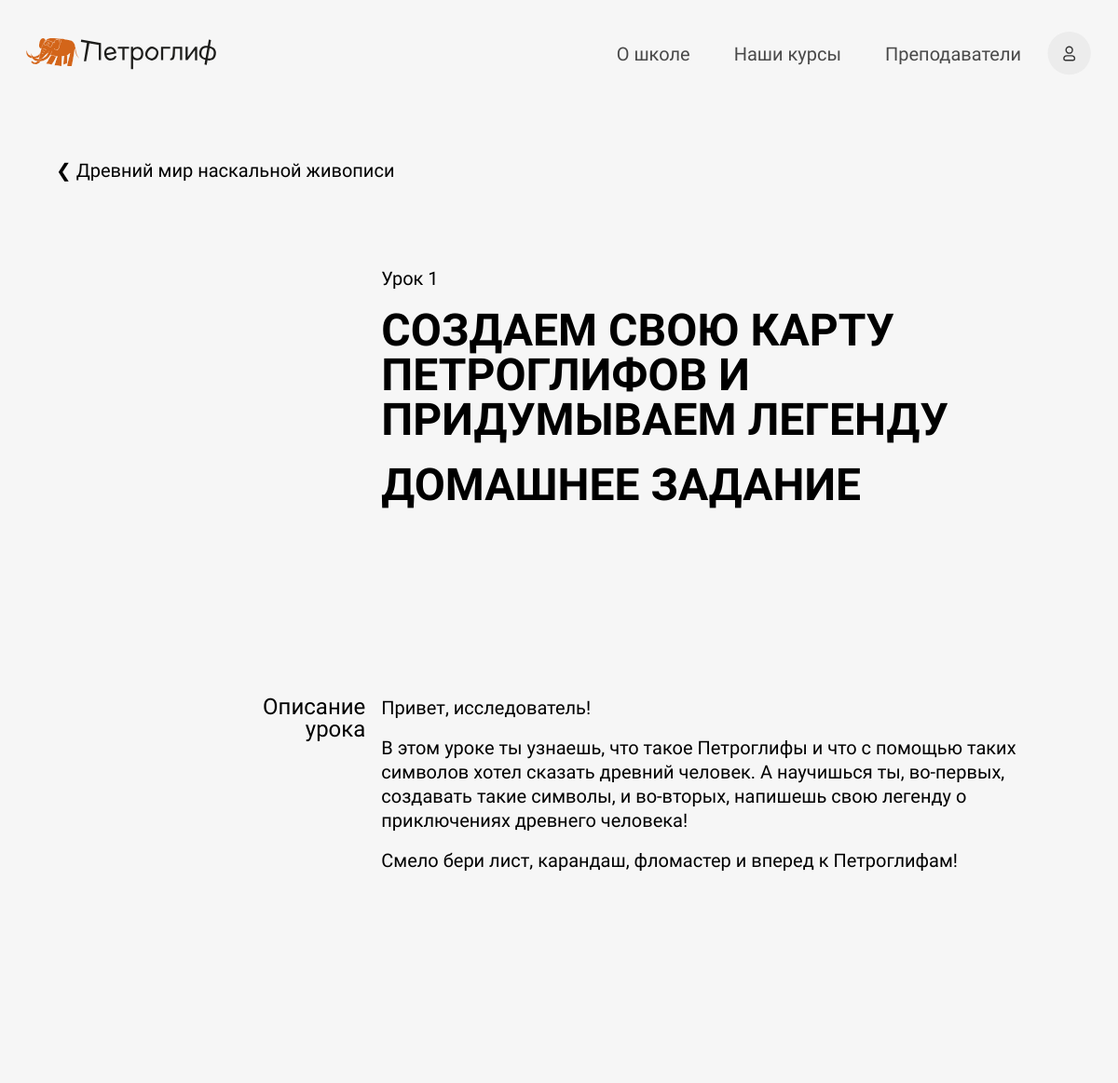
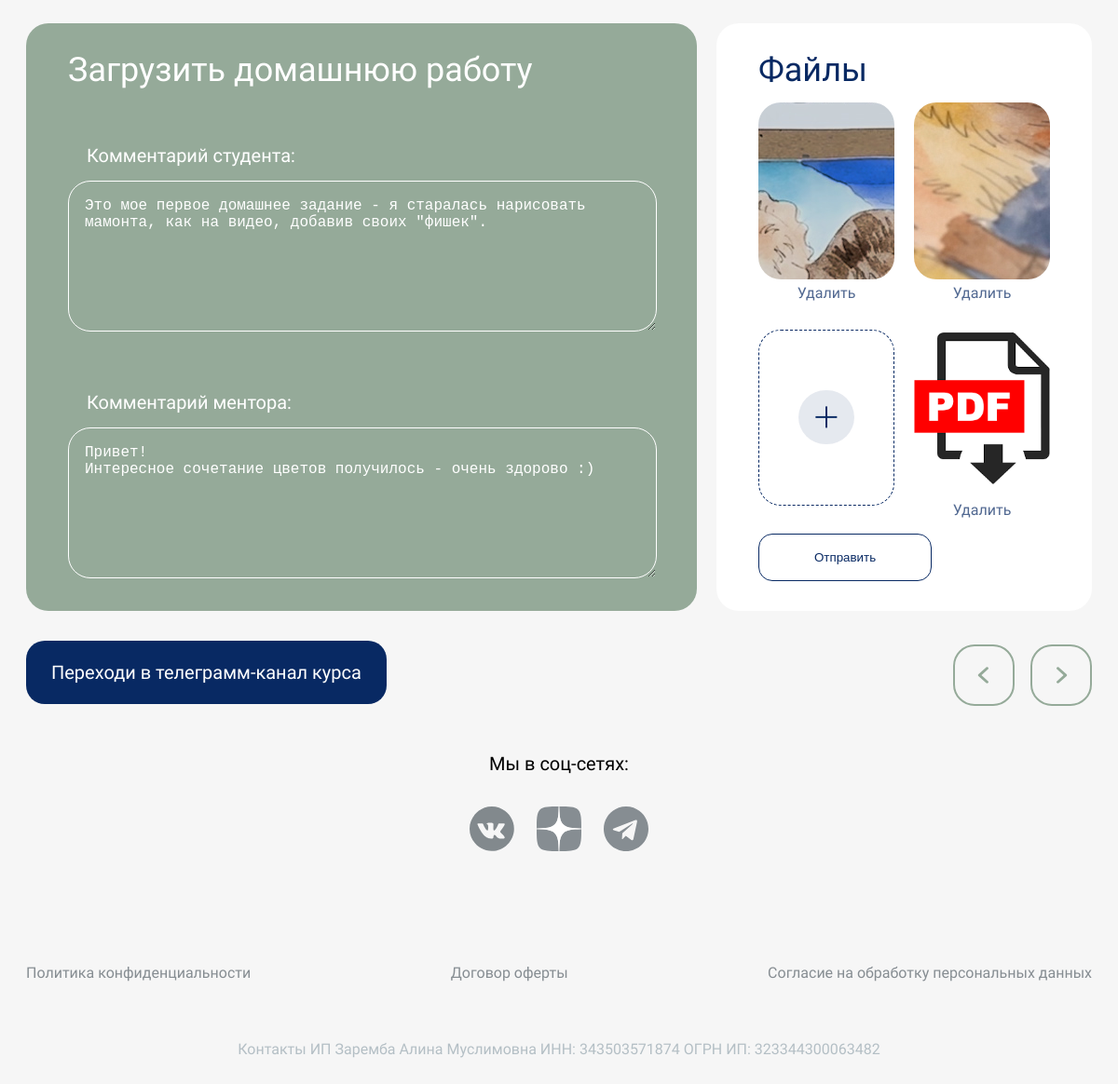
Page /self-account/lesson/first-course/1/1/ (signed in) on the committed database (2 pictures, top to bottom).
### mainapp/models.py (models this page shows, shortened)
class Course(models.Model):
    class CourseCategory(models.TextChoices):
        ART = ("ART", "ИСКУССТВО")
        DESIGN = ("DESIGN", "ДИЗАЙН")
        SOFT_SKILLS = ("SOFT_SKILLS", "SOFT SKILLS")
    id = models.UUIDField(default=uuid4, primary_key=True)
    title = models.CharField(verbose_name="Название курса", max_length=150)
    slug = models.SlugField(verbose_name="URL", max_length=200, unique=True, blank=True, null=True)
    category = models.CharField(verbose_name="Категория курса", max_length=11, choices=CourseCategory.choices)
    note = models.CharField(verbose_name="Цель курса", max_length=200, blank=True)
    description = models.TextField(verbose_name="Описание курса", blank=True)
    price = models.IntegerField(verbose_name="Стоимость курса")
    image = models.ImageField(verbose_name="Изображение", blank=True, null=True, upload_to="сourses_images")
    talents = models.ManyToManyField(Talent, verbose_name="Навыки, которые дает курс", related_name="courses")
    benefits = models.ManyToManyField(Benefit, verbose_name="Польза курса", related_name="courses")
    duration = models.CharField(verbose_name="Продолжительность курса", max_length=25, blank=True)
    age_group = models.CharField(verbose_name="Возрастная группа", max_length=25, blank=True)
    tools = models.TextField(verbose_name="Необходимые материалы и инструменты для курса", blank=True)
    preparation = models.ForeignKey(Preparation, verbose_name="Уровень подготовки", on_delete=models.CASCADE,
                                    null=True, related_name="courses")
    filling = models.TextField(verbose_name="Наполнение курса", blank=True)
    mentors = models.ManyToManyField(Mentor, verbose_name="Менторы", related_name="courses")
    question_lessons_features = models.TextField(verbose_name="Как проходят занятия на курсе?")
    question_access_duration = models.TextField(verbose_name="На сколько по времени доступен курс?")
    question_homework = models.TextField(verbose_name="Что насчет домашнего задания?")
    question_joining_telegram_chat = models.TextField(verbose_name="Что я получу, вступив в телеграм-канал курса?")
    question_paid_no_access = models.TextField(verbose_name="Я оплатил и не получил доступ к курсу")
    telegram_channel_link = models.URLField(verbose_name="Ссылка на тг-канал", blank=True, null=True)
    on_sale = models.BooleanField(verbose_name="В продаже", default = False)
    is_popular = models.BooleanField(verbose_name="Популярный", default=False)
    created_at = models.DateTimeField(verbose_name='Создан', auto_now_add=True)
    updated_at = models.DateTimeField(verbose_name='Обновлен', auto_now=True)
    deleted = models.BooleanField(verbose_name="Удален", default=False)
    class Meta:
        verbose_name = "Курс"
        verbose_name_plural = "Курсы"
        ordering = ["title"]

class Lesson(models.Model):
    class LessonType(models.TextChoices):
        ONLINE_LESSON = ("Online lesson", "Онлайн-урок")
        VIDEO_LESSON = ("Video lesson", "Видеоурок")
    id = models.UUIDField(default=uuid4, primary_key=True)
    title = models.CharField(verbose_name="Название урока", max_length=150)
    number = models.IntegerField(verbose_name="Номер урока")
    course = models.ForeignKey(Course, verbose_name="Курс", on_delete=models.CASCADE, related_name="lessons")
    type = models.CharField(verbose_name="Тип урока", max_length=13, choices=LessonType.choices)
    lesson_goal = models.TextField(verbose_name="Цель урока", blank=True)
    new_skill = models.TextField(verbose_name="Чему научится ребенок", blank=True)
    materials = models.TextField(verbose_name="Что нужно для урока", blank=True)
    image = models.ImageField(verbose_name="Изображение", blank=True, null=True, upload_to="lessons_img/")
    description = models.TextField(verbose_name="Описание урока", blank=True)
    video_file = models.FileField(verbose_name="Видео в записи", blank=True, null=True,
                                  upload_to="lessons_videos/")
    pdf_file = models.FileField(verbose_name="Дополнительный файл", blank=True, null=True,
                                upload_to="lessons_files/")
    link = models.CharField(verbose_name="Ссылка на онлайн-урок", max_length=150, blank=True)
    lesson_date = models.DateTimeField(verbose_name="Дата онлайн-урока", blank=True, null=True)
    created_at = models.DateTimeField(verbose_name='Создан', auto_now_add=True)
    updated_at = models.DateTimeField(verbose_name='Обновлен', auto_now=True)
    deleted = models.BooleanField(verbose_name="Удален", default=False)
    class Meta:
        verbose_name = "Урок"
        verbose_name_plural = "Уроки"
        ordering = ["course", "number"]

class StudentsHomework(models.Model):
    id = models.UUIDField(default=uuid4, primary_key=True)
    lesson = models.ForeignKey(Lesson, verbose_name="Урок", on_delete=models.CASCADE, null=True,
                               related_name="studenthomework")
    student = models.ForeignKey(settings.AUTH_USER_MODEL, verbose_name="Студент", on_delete=models.CASCADE,
                                related_name="studenthomework")
    image1 = models.ImageField(verbose_name="Изображение", blank=True, null=True, upload_to="homework_files/")
    image2 = models.ImageField(verbose_name="Изображение", blank=True, null=True, upload_to="homework_files/")
    image3 = models.ImageField(verbose_name="Изображение", blank=True, null=True, upload_to="homework_files/")
    pdf_file = models.FileField(verbose_name="Дополнительный файл", blank=True, null=True,
                                upload_to="homework_files/")
    comment_student = models.TextField(verbose_name="Комментарий студента", blank=True)
    comment_mentor = models.TextField(verbose_name="Комментарий ментора", blank=True)
    class Meta:
        verbose_name = "Домашнее задание студента"
        verbose_name_plural = "Домашние задания студентов"

### mainapp/views.py (the view, shortened to what this page needs)
# urls.py: path('self-account/lesson/<str:slug>/<int:number>/<int:hw>/', main_views.view_self_account_course_lesson, name='self-account-lesson'),
def view_self_account_course_lesson(request, slug, number, hw):
    current_user = request.user
    if current_user.is_authenticated:
        course = current_user.courses.filter(slug=slug)
        if course:
            student_course = mainapp_models.StudentCourse.objects.filter(Q(user=current_user) & Q(course=course[0]))
            student_course = student_course[0]
            lesson = course[0].lessons.filter(number=number)[0]
            lesson_desc = lesson.description.split('\n')
            lesson_count = course[0].lessons.count()
            btn_l = ''
            btn_r = ''
            if number == 1:
                if hw == 0:
                    btn_l = f'/self-account/lesson_zero/{slug}/'
                    btn_r = f'/self-account/lesson/{slug}/{number}/1/'
                else:
                    btn_l = f'/self-account/lesson/{slug}/{number}/0/'
                    btn_r = f'/self-account/lesson/{slug}/{number + 1}/0/'
            if number == lesson_count:
                if hw == 0:
                    btn_l = f'/self-account/lesson/{slug}/{number - 1}/1/'
                    btn_r = f'/self-account/lesson/{slug}/{number}/1/'
                else:
                    btn_l = f'/self-account/lesson/{slug}/{number}/0/'
            if request.method == 'POST':
                student_homework = save_homework_files(request, lesson, current_user)
            else:
                student_homework = mainapp_models.StudentsHomework.objects.filter(Q(lesson=lesson) & Q(student=current_user)).first()
            context = {'user': current_user,
                       'studentCourse': student_course,
                       'lesson': lesson,
                       'course': course[0],
                       'hw': hw,
                       'lesson_desc': lesson_desc,
                       'student_homework': student_homework,
                       'btn_l': btn_l,
                       'btn_r': btn_r,
                       }
            if student_course.lesson_number == number:
                student_course.lesson_number = number + 1
                student_course.save()
            return render(request, 'mainapp/user_lesson.html', context)
        else:
            messages.error(request, 'У Вас нет такого курса!')
            return redirect('index')
    messages.error(request, 'Для данных действий необходимо авторизоваться')
    return redirect('index')

### authapp/auth.py (called while the page is built)
    def get_user(self, user_id):
        try:
            return User.objects.get(pk=user_id)
        except User.DoesNotExist:
            return None

### mainapp/templates/mainapp/user_lesson.html (shortened to what this page needs)
{% extends "mainapp/base.html" %}
{% block content %}
    {% if hw == 0 %}
        {% include "mainapp/parts_pages/account_lesson.html" %}
    {% else %}
        {% include "mainapp/parts_pages/account_lesson_hw.html" %}
    {% endif %}
{% endblock %}

### mainapp/templates/mainapp/parts_pages/account_lesson_hw.html (shortened to what this page needs)
{% load static %}
<div class="site-box">
    <h1 class="section__title">
        <a href="/self-account/course/{{ course.slug }}/">&#10094  {{ course.title }}</a>
    </h1>
</div>
<div class="site-box">
    <div class="account__les-container">
        <div></div>
        <div class="account__les-title">
            <p>Урок {{ lesson.number }}</p>
            <h1>{{ lesson.title }}</h1>
            <h1>ДОМАШНЕЕ ЗАДАНИЕ</h1>
        </div>
        <div></div>
        <div class="account__les-zero-space"></div>
        <div class="account__les-desc-title">Описание<br>урока</div>
        <div class="account__les-desc">
            {% for desc in lesson_desc %}
                <p>{{ desc }}</p>
            {% endfor %}
        </div>
        <div></div>
        <div class="account__les-zero-space"></div>
    </div>
    <form class="account__les-hw" enctype="multipart/form-data" method="post">
        <div class="account__les-hw-comment">
            <h1>Загрузить домашнюю работу</h1>
            <div>
                <p class="account__les-hw-comment-p">Комментарий студента:</p>
                <p><textarea name="comment_student" rows="7">{{ student_homework.comment_student }}</textarea></p>
            </div>
            <div>
                <p class="account__les-hw-comment-p">Комментарий ментора:</p>
                <p><textarea name="comment_mentor" rows="7">{{ student_homework.comment_mentor }}</textarea></p>
            </div>
        </div>
        <div class="account__les-hw-file">
            <h1>Файлы</h1>
            <div class="account__les-hw-files">
                {% if student_homework.image1 %}
                    <div class="account__les-hw-files-b">
                        <div class=account__les-hw-file-ib>
                            <img src="/media/{{ student_homework.image1 }}" alt="" id=account__les-hw-file-1ii>
                        </div>
                        <a href="/self-account/lesson_delete_img/{{ course.slug }}/{{ lesson.number }}/{{ student_homework.image1 }}/" class=account__les-hw-file-ib-a>Удалить</a>
                    </div>
                {% else %}
                    <div>
                        <label for=account__les-hw-file-1f id=account__les-hw-file-1l></label>
                        <input type=file id=account__les-hw-file-1f name="image1">
                    </div>
                {% endif %}
                {% if student_homework.image2 %}
                    <div class="account__les-hw-files-b">
                        <div class=account__les-hw-file-ib>
                            <img src="/media/{{ student_homework.image2 }}" alt="" id=account__les-hw-file-2ii>
                        </div>
                        <a href="/self-account/lesson_delete_img/{{ course.slug }}/{{ lesson.number }}/{{ student_homework.image2 }}/" class=account__les-hw-file-ib-a>Удалить</a>
                    </div>
                {% else %}
                    <div>
                        <label for=account__les-hw-file-2f id=account__les-hw-file-2l></label>
                        <input type=file id=account__les-hw-file-2f name="image2">
                    </div>
                {% endif %}
                {% if student_homework.image3 %}
                    <div class="account__les-hw-files-b">
                        <div class=account__les-hw-file-ib>
                            <img src="/media/{{ student_homework.image3 }}" alt="" id=account__les-hw-file-3ii>
                        </div>
                        <a href="/self-account/lesson_delete_img/{{ course.slug }}/{{ lesson.number }}/{{ student_homework.image3 }}/" class=account__les-hw-file-ib-a>Удалить</a>
                    </div>
                {% else %}
                    <div>
                        <label for=account__les-hw-file-3f id=account__les-hw-file-3l></label>
                    </div>
                {% endif %}
                {% if student_homework.pdf_file %}
                    <div class="account__les-hw-files-b">
                        <div id=account__les-hw-file-pb>
                            <img src="{% static 'img/pdf.png' %}" alt="" id=account__les-hw-file-pi style="background-size: 87%;">
                        </div>
                        <a href="/self-account/lesson_delete_img/{{ course.slug }}/{{ lesson.number }}/{{ student_homework.pdf_file }}/" class=account__les-hw-file-ib-a>Удалить</a>
                    </div>
                {% else %}
                    <div>
                        <label for=account__les-hw-file-pdf id=account__les-hw-file-pdfl></label>
                        <input type=file id=account__les-hw-file-pdf name="pdf_file">
                    </div>
                {% endif %}
            </div>
            <input type="submit" value="Отправить" class="account__les-hw-submit">
        </div>
    </form>
    <div class="account__les-btns">
        <a class="account__les-tg" href="{{ course.telegram_channel_link }}">tg</a>
        <div class="account__les-btns-lr">
            {% if btn_l == '' %}
            <a href="{{ btn_l }}"><div class="account__les-btn-l"></div></a>
            {% else %}
            <a href="{{ btn_l }}"><div class="account__les-btn-l account__les-btn-l-active"></div></a>
            {% endif %}
            {% if btn_r == '' %}
            <a href="{{ btn_r }}"><div class="account__les-btn-r"></div></a>
            {% else %}
            <a href="{{ btn_r }}"><div class="account__les-btn-r account__les-btn-r-active"></div></a>
            {% endif %}
        </div>
    </div>
</div>

### mainapp/static/css/index.css (style rules this page uses)
* { margin: 0; padding: 0; }
body { font-family: 'Onest', sans-serif; font-size: 16px; font-weight: 300; line-height: 1; background: #F6F6F6; }
.site-box { max-width: 1224px; min-width: 347px; padding: 0 clamp(14px, 3vw, 28px); margin: 0 auto; font-weight: 400; }
.section__title { color: #0D161B; font-size: clamp(2.375rem, 4vw, 3.5rem); font-weight: 400; text-transform: uppercase; padding: clamp(40px, 6vw, 100px) calc(clamp(40px, 6vw, 76px) - 40px) clamp(40px, 6vw, 80px); }

### rows in the picture
Course: title "Древний мир наскальной живописи"
Lesson: number "1", title "СОЗДАЕМ СВОЮ КАРТУ ПЕТРОГЛИФОВ И ПРИДУМЫВАЕМ ЛЕГЕНДУ"
StudentsHomework: comment_student "Это мое первое домашнее задание - я старалась нарисовать мамонта, как на видео, добавив своих \"фишек\".", comment_mentor "Привет! Интересное сочетание цветов получилось - очень здорово :)", image1 (picture), image2 (picture)

### other values in the picture
{{ desc }} "Привет, исследователь!" "Смело бери лист, карандаш, фломастер и вперед к Петроглифам!"
